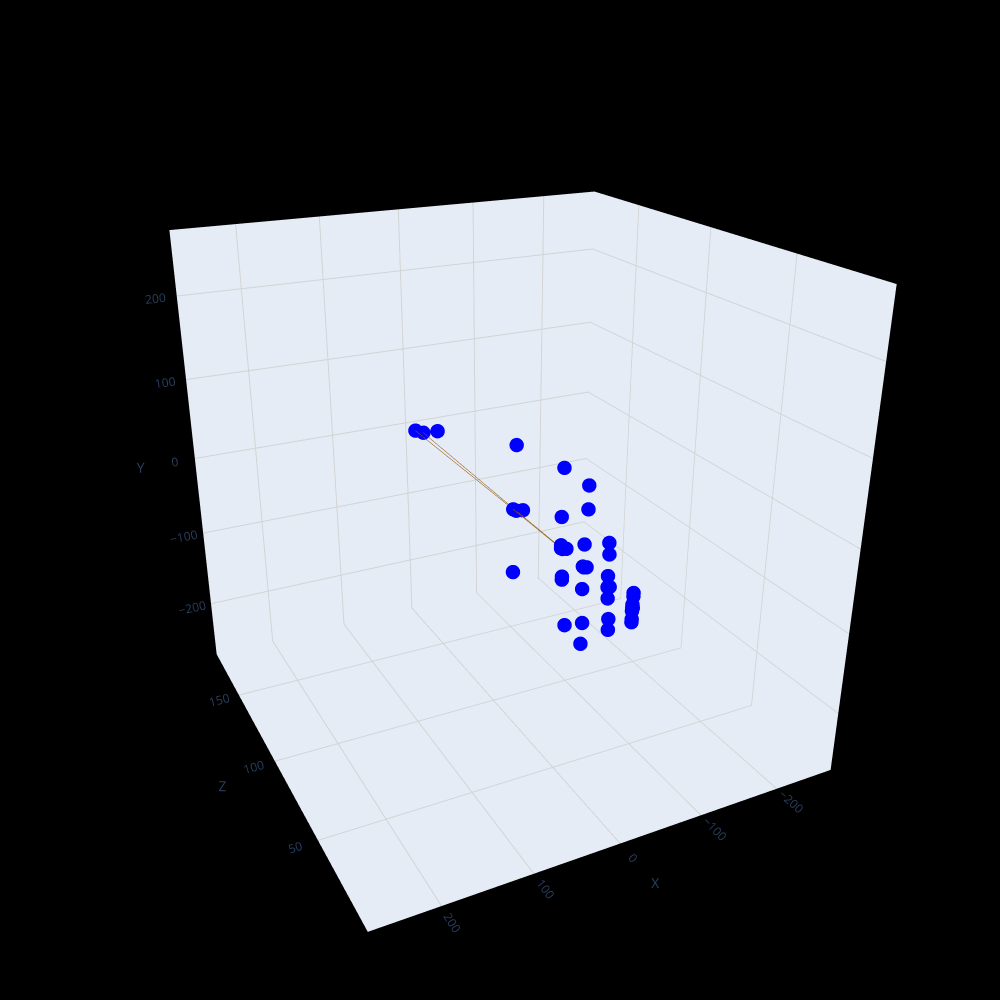

The cell this chart's notebook holds for it:
### Code cell
from scripts.plotting import plot_xyz_plotly_3d

# Usage example
plot_xyz_plotly_3d(df_node, df_edge, threshold=0.5)

### Figure 1 — Plotly figure (JSON) as saved in the notebook; plotly's stock layout.template omitted (floating-point values rounded to 4 significant figures)
{"data": [{"marker": {"color": "blue", "size": 5}, "mode": "markers", "name": "Nodes", "showlegend": false, "x": [-11.16, -11.16, -11.16, -10.55, -10.55, -10.55, -10.38, -10.38, -10.38, -12.89, -12.89, -12.89, -11.09, -11.09, -11.09, -10.45, -10.45, -10.45, -14.85, -14.85, -14.85, -11.65, -11.65, -11.65, -10.43, -10.43, -10.43, -16.82, -16.82, -12.19, -12.19, -12.19, -12.19, -10.34, -10.34, -10.34, -21.96, -13.6, -13.6, -9.795, -9.795, -37.74, -17.5, -6.555], "y": [-10.48, 1.822, 5.423, -22.77, -10.47, -6.866, -26.07, -13.77, -10.16, -10.18, -46.2, -58.5, 25.79, -10.23, -22.53, 38.38, 2.362, -9.943, -11.18, 53.35, 79.16, -75.02, -10.5, 15.32, -99.6, -35.08, -9.264, -10.68, -102.2, 81.64, -9.899, -45.91, -42.31, 27.27, -8.745, -5.144, -11.65, -10.54, 68.09, -86.68, -8.048, -12.26, -10.97, -6.139], "z": [7.78, 7.78, 7.78, 7.78, 7.78, 7.78, 7.78, 7.78, 7.78, 22.78, 22.78, 22.78, 22.78, 22.78, 22.78, 22.78, 22.78, 22.78, 38.78, 38.78, 38.78, 38.78, 38.78, 38.78, 38.78, 38.78, 38.78, 53.78, 53.78, 53.78, 53.78, 53.78, 53.78, 53.78, 53.78, 53.78, 89.78, 89.78, 89.78, 89.78, 89.78, 180.3, 180.3, 180.3], "type": "scatter3d"}, {"line": {"color": "#965601", "dash": "solid", "width": 1}, "mode": "lines", "showlegend": false, "x": [-12.19, -13.6], "y": [-9.899, -10.54], "z": [53.78, 89.78], "type": "scatter3d"}, {"line": {"color": "#965601", "dash": "solid", "width": 1}, "mode": "lines", "showlegend": false, "x": [-10.34, -9.795], "y": [-8.745, -8.048], "z": [53.78, 89.78], "type": "scatter3d"}, {"line": {"color": "#965601", "dash": "solid", "width": 1}, "mode": "lines", "showlegend": false, "x": [-13.6, -17.5], "y": [-10.54, -10.97], "z": [89.78, 180.3], "type": "scatter3d"}, {"line": {"color": "#965601", "dash": "solid", "width": 1}, "mode": "lines", "showlegend": false, "x": [-9.795, -6.555], "y": [-8.048, -6.139], "z": [89.78, 180.3], "type": "scatter3d"}], "layout": {"scene": {"xaxis": {"gridcolor": "lightgrey", "zerolinecolor": "lightgrey", "showspikes": false, "range": [-275, 275], "title": {"text": "X"}}, "yaxis": {"gridcolor": "lightgrey", "zerolinecolor": "lightgrey", "showspikes": false, "range": [-275, 275], "title": {"text": "Y"}}, "zaxis": {"gridcolor": "lightgrey", "zerolinecolor": "lightgrey", "showspikes": false, "title": {"text": "Z"}}, "bgcolor": "black", "camera": {"eye": {"x": 1, "y": 1, "z": -2}, "up": {"x": 0, "y": 1, "z": 0}, "center": {"x": 0, "y": 0, "z": 0}}}, "margin": {"l": 0, "r": 0, "t": 0, "b": 0}, "width": 1000, "height": 1000}}
